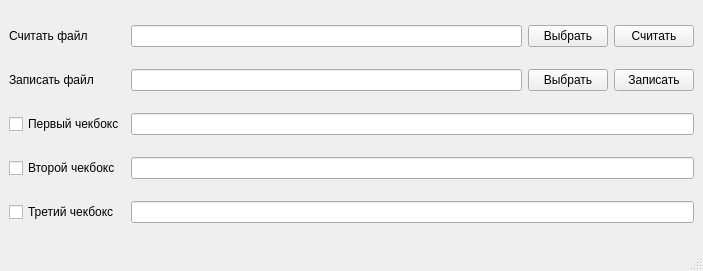
<?xml version="1.0" encoding="UTF-8"?>
<ui version="4.0">
 <class>MainWindow</class>
 <widget class="QMainWindow" name="MainWindow">
  <property name="geometry">
   <rect>
    <x>0</x>
    <y>0</y>
    <width>703</width>
    <height>271</height>
   </rect>
  </property>
  <property name="windowTitle">
   <string>MainWindow</string>
  </property>
  <widget class="QWidget" name="centralwidget">
   <layout class="QGridLayout" name="gridLayout">
    <item row="0" column="0">
     <widget class="QLabel" name="label">
      <property name="text">
       <string>Считать файл</string>
      </property>
      <property name="buddy">
       <cstring>lineEditRead</cstring>
      </property>
     </widget>
    </item>
    <item row="0" column="1">
     <widget class="QLineEdit" name="lineEditRead"/>
    </item>
    <item row="0" column="2">
     <widget class="QPushButton" name="dialogReadButton">
      <property name="text">
       <string>Выбрать</string>
      </property>
     </widget>
    </item>
    <item row="0" column="3">
     <widget class="QPushButton" name="readButton">
      <property name="text">
       <string>Считать</string>
      </property>
     </widget>
    </item>
    <item row="1" column="0">
     <widget class="QLabel" name="label_2">
      <property name="text">
       <string>Записать файл</string>
      </property>
      <property name="buddy">
       <cstring>lineEditWrite</cstring>
      </property>
     </widget>
    </item>
    <item row="1" column="1">
     <widget class="QLineEdit" name="lineEditWrite"/>
    </item>
    <item row="1" column="2">
     <widget class="QPushButton" name="dialogButton">
      <property name="text">
       <string>Выбрать</string>
      </property>
     </widget>
    </item>
    <item row="1" column="3">
     <widget class="QPushButton" name="writeButton">
      <property name="text">
       <string>Записать</string>
      </property>
     </widget>
    </item>
    <item row="2" column="0">
     <widget class="QCheckBox" name="checkBox">
      <property name="text">
       <string>Первый чекбокс</string>
      </property>
     </widget>
    </item>
    <item row="2" column="1" colspan="3">
     <widget class="QLineEdit" name="lineEditCB1"/>
    </item>
    <item row="3" column="0">
     <widget class="QCheckBox" name="checkBox_2">
      <property name="text">
       <string>Второй чекбокс</string>
      </property>
     </widget>
    </item>
    <item row="3" column="1" colspan="3">
     <widget class="QLineEdit" name="lineEditCB2"/>
    </item>
    <item row="4" column="0">
     <widget class="QCheckBox" name="checkBox_3">
      <property name="text">
       <string>Третий чекбокс</string>
      </property>
     </widget>
    </item>
    <item row="4" column="1" colspan="3">
     <widget class="QLineEdit" name="lineEditCB3"/>
    </item>
   </layout>
  </widget>
  <widget class="QMenuBar" name="menubar">
   <property name="geometry">
    <rect>
     <x>0</x>
     <y>0</y>
     <width>703</width>
     <height>22</height>
    </rect>
   </property>
  </widget>
  <widget class="QStatusBar" name="statusbar"/>
 </widget>
 <resources/>
 <connections/>
</ui>
